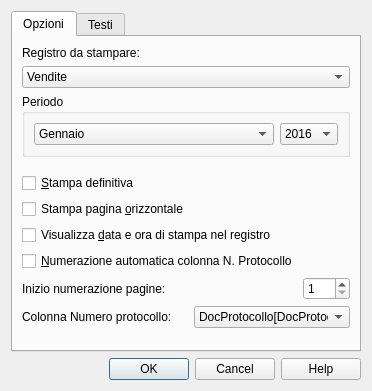
<?xml version="1.0" encoding="UTF-8"?>
<ui version="4.0">
 <class>RegistriIvaDialog</class>
 <widget class="QDialog" name="RegistriIvaDialog">
  <property name="geometry">
   <rect>
    <x>0</x>
    <y>0</y>
    <width>372</width>
    <height>391</height>
   </rect>
  </property>
  <property name="windowTitle">
   <string notr="true">Stampa registri IVA</string>
  </property>
  <layout class="QVBoxLayout" name="verticalLayout_5">
   <item>
    <widget class="QTabWidget" name="tabWidget">
     <property name="currentIndex">
      <number>0</number>
     </property>
     <widget class="QWidget" name="tab">
      <attribute name="title">
       <string>Opzioni</string>
      </attribute>
      <layout class="QVBoxLayout" name="verticalLayout_3">
       <item>
        <widget class="QLabel" name="tipoRegistroLabel">
         <property name="text">
          <string notr="true">Registro da stampare:</string>
         </property>
         <property name="buddy">
          <cstring>tipoRegistroComboBox</cstring>
         </property>
        </widget>
       </item>
       <item>
        <widget class="QComboBox" name="tipoRegistroComboBox">
         <property name="sizePolicy">
          <sizepolicy hsizetype="Expanding" vsizetype="Fixed">
           <horstretch>0</horstretch>
           <verstretch>0</verstretch>
          </sizepolicy>
         </property>
         <property name="minimumSize">
          <size>
           <width>150</width>
           <height>0</height>
          </size>
         </property>
         <item>
          <property name="text">
           <string>Vendite</string>
          </property>
         </item>
         <item>
          <property name="text">
           <string>Acquisti</string>
          </property>
         </item>
         <item>
          <property name="text">
           <string>Corrispettivi</string>
          </property>
         </item>
         <item>
          <property name="text">
           <string>Liquidazione</string>
          </property>
         </item>
         <item>
          <property name="text">
           <string>Registro IVA unico</string>
          </property>
         </item>
        </widget>
       </item>
       <item>
        <widget class="QGroupBox" name="periodoGroupBox">
         <property name="title">
          <string notr="true">Periodo</string>
         </property>
         <layout class="QVBoxLayout" name="verticalLayout_2">
          <item>
           <layout class="QHBoxLayout" name="horizontalLayout_3">
            <item>
             <widget class="QComboBox" name="periodoComboBox">
              <property name="sizePolicy">
               <sizepolicy hsizetype="Expanding" vsizetype="Fixed">
                <horstretch>0</horstretch>
                <verstretch>0</verstretch>
               </sizepolicy>
              </property>
              <property name="minimumSize">
               <size>
                <width>110</width>
                <height>0</height>
               </size>
              </property>
              <item>
               <property name="text">
                <string>Gennaio</string>
               </property>
              </item>
              <item>
               <property name="text">
                <string>Febbraio</string>
               </property>
              </item>
              <item>
               <property name="text">
                <string>Marzo</string>
               </property>
              </item>
              <item>
               <property name="text">
                <string>Aprile</string>
               </property>
              </item>
              <item>
               <property name="text">
                <string>Maggio</string>
               </property>
              </item>
              <item>
               <property name="text">
                <string>Giugno</string>
               </property>
              </item>
              <item>
               <property name="text">
                <string>Luglio</string>
               </property>
              </item>
              <item>
               <property name="text">
                <string>Agosto</string>
               </property>
              </item>
              <item>
               <property name="text">
                <string>Settembre</string>
               </property>
              </item>
              <item>
               <property name="text">
                <string>Ottobre</string>
               </property>
              </item>
              <item>
               <property name="text">
                <string>Novembre</string>
               </property>
              </item>
              <item>
               <property name="text">
                <string>Dicembre</string>
               </property>
              </item>
              <item>
               <property name="text">
                <string>---</string>
               </property>
              </item>
              <item>
               <property name="text">
                <string notr="true">1. trimestre</string>
               </property>
              </item>
              <item>
               <property name="text">
                <string notr="true">2. trimestre</string>
               </property>
              </item>
              <item>
               <property name="text">
                <string notr="true">3. trimestre</string>
               </property>
              </item>
              <item>
               <property name="text">
                <string notr="true">4. trimestre</string>
               </property>
              </item>
              <item>
               <property name="text">
                <string>---</string>
               </property>
              </item>
              <item>
               <property name="text">
                <string>1. semestre</string>
               </property>
              </item>
              <item>
               <property name="text">
                <string>2. semestre</string>
               </property>
              </item>
              <item>
               <property name="text">
                <string>---</string>
               </property>
              </item>
              <item>
               <property name="text">
                <string>annuale</string>
               </property>
              </item>
             </widget>
            </item>
            <item>
             <widget class="QComboBox" name="annoComboBox">
              <item>
               <property name="text">
                <string>2016</string>
               </property>
              </item>
              <item>
               <property name="text">
                <string>2017</string>
               </property>
              </item>
              <item>
               <property name="text">
                <string>2018</string>
               </property>
              </item>
             </widget>
            </item>
           </layout>
          </item>
         </layout>
        </widget>
       </item>
       <item>
        <spacer name="verticalSpacer_2">
         <property name="orientation">
          <enum>Qt::Vertical</enum>
         </property>
         <property name="sizeType">
          <enum>QSizePolicy::Fixed</enum>
         </property>
         <property name="sizeHint" stdset="0">
          <size>
           <width>20</width>
           <height>10</height>
          </size>
         </property>
        </spacer>
       </item>
       <item>
        <widget class="QCheckBox" name="stampaDefinitivaCheckBox">
         <property name="enabled">
          <bool>true</bool>
         </property>
         <property name="text">
          <string notr="true">&amp;Stampa definitiva</string>
         </property>
        </widget>
       </item>
       <item>
        <widget class="QCheckBox" name="stampaOrizzontaleCheckBox">
         <property name="text">
          <string>Stampa pagina &amp;orizzontale</string>
         </property>
        </widget>
       </item>
       <item>
        <widget class="QCheckBox" name="visualizzaDataOraCheckBox">
         <property name="text">
          <string notr="true">Visualizza &amp;data e ora di stampa nel registro</string>
         </property>
        </widget>
       </item>
       <item>
        <widget class="QCheckBox" name="numerazioneAutomaticaCheckBox">
         <property name="text">
          <string notr="true">&amp;Numerazione automatica colonna N. Protocollo</string>
         </property>
        </widget>
       </item>
       <item>
        <layout class="QGridLayout" name="gridLayout_2">
         <item row="0" column="2">
          <widget class="QSpinBox" name="inizioNumerazionePagineSpinBox">
           <property name="minimum">
            <number>1</number>
           </property>
           <property name="maximum">
            <number>500</number>
           </property>
          </widget>
         </item>
         <item row="0" column="0">
          <widget class="QLabel" name="inizionumerazionepagineLabel">
           <property name="text">
            <string notr="true">Inizio numerazione pagine:</string>
           </property>
           <property name="buddy">
            <cstring>tipoRegistroComboBox</cstring>
           </property>
          </widget>
         </item>
         <item row="0" column="1">
          <spacer name="horizontalSpacer_5">
           <property name="orientation">
            <enum>Qt::Horizontal</enum>
           </property>
           <property name="sizeHint" stdset="0">
            <size>
             <width>78</width>
             <height>17</height>
            </size>
           </property>
          </spacer>
         </item>
        </layout>
       </item>
       <item>
        <layout class="QHBoxLayout" name="horizontalLayout_2">
         <item>
          <widget class="QLabel" name="tipoRegistroLabel_2">
           <property name="text">
            <string notr="true">Colonna Numero protocollo:</string>
           </property>
           <property name="buddy">
            <cstring>tipoRegistroComboBox</cstring>
           </property>
          </widget>
         </item>
         <item>
          <spacer name="horizontalSpacer">
           <property name="orientation">
            <enum>Qt::Horizontal</enum>
           </property>
           <property name="sizeHint" stdset="0">
            <size>
             <width>40</width>
             <height>20</height>
            </size>
           </property>
          </spacer>
         </item>
         <item>
          <widget class="QComboBox" name="colProtocolloComboBox">
           <property name="sizePolicy">
            <sizepolicy hsizetype="Expanding" vsizetype="Fixed">
             <horstretch>0</horstretch>
             <verstretch>0</verstretch>
            </sizepolicy>
           </property>
           <property name="minimumSize">
            <size>
             <width>150</width>
             <height>0</height>
            </size>
           </property>
           <item>
            <property name="text">
             <string>DocProtocollo[DocProtocol]</string>
            </property>
           </item>
           <item>
            <property name="text">
             <string>Doc[Doc]</string>
            </property>
           </item>
          </widget>
         </item>
        </layout>
       </item>
       <item>
        <spacer name="verticalSpacer">
         <property name="orientation">
          <enum>Qt::Vertical</enum>
         </property>
         <property name="sizeHint" stdset="0">
          <size>
           <width>20</width>
           <height>35</height>
          </size>
         </property>
        </spacer>
       </item>
      </layout>
      <zorder>periodoGroupBox</zorder>
      <zorder>tipoRegistroLabel</zorder>
      <zorder>stampaDefinitivaCheckBox</zorder>
      <zorder>stampaOrizzontaleCheckBox</zorder>
      <zorder>visualizzaDataOraCheckBox</zorder>
      <zorder>tipoRegistroComboBox</zorder>
      <zorder>numerazioneAutomaticaCheckBox</zorder>
      <zorder>verticalSpacer_2</zorder>
     </widget>
     <widget class="QWidget" name="tab_2">
      <attribute name="title">
       <string>Testi</string>
      </attribute>
      <layout class="QVBoxLayout" name="verticalLayout">
       <item>
        <widget class="QComboBox" name="testoRegistriComboBox">
         <property name="minimumSize">
          <size>
           <width>150</width>
           <height>0</height>
          </size>
         </property>
         <item>
          <property name="text">
           <string>Acquisti</string>
          </property>
         </item>
         <item>
          <property name="text">
           <string>Vendite</string>
          </property>
         </item>
         <item>
          <property name="text">
           <string>Corrispettivi</string>
          </property>
         </item>
        </widget>
       </item>
       <item>
        <widget class="QGroupBox" name="testoGroupBox">
         <property name="title">
          <string notr="true">&amp;Includi testo</string>
         </property>
         <property name="checkable">
          <bool>true</bool>
         </property>
         <layout class="QVBoxLayout" name="verticalLayout_4">
          <item>
           <widget class="QTextEdit" name="testoLineEdit"/>
          </item>
         </layout>
        </widget>
       </item>
       <item>
        <spacer name="verticalSpacer_4">
         <property name="orientation">
          <enum>Qt::Vertical</enum>
         </property>
         <property name="sizeHint" stdset="0">
          <size>
           <width>20</width>
           <height>126</height>
          </size>
         </property>
        </spacer>
       </item>
      </layout>
     </widget>
    </widget>
   </item>
   <item>
    <widget class="QDialogButtonBox" name="buttonBox">
     <property name="standardButtons">
      <set>QDialogButtonBox::Cancel|QDialogButtonBox::Help|QDialogButtonBox::Ok</set>
     </property>
    </widget>
   </item>
  </layout>
 </widget>
 <tabstops>
  <tabstop>tabWidget</tabstop>
  <tabstop>tipoRegistroComboBox</tabstop>
  <tabstop>periodoComboBox</tabstop>
  <tabstop>annoComboBox</tabstop>
  <tabstop>stampaDefinitivaCheckBox</tabstop>
  <tabstop>stampaOrizzontaleCheckBox</tabstop>
  <tabstop>visualizzaDataOraCheckBox</tabstop>
  <tabstop>numerazioneAutomaticaCheckBox</tabstop>
  <tabstop>inizioNumerazionePagineSpinBox</tabstop>
  <tabstop>colProtocolloComboBox</tabstop>
  <tabstop>testoRegistriComboBox</tabstop>
  <tabstop>testoGroupBox</tabstop>
  <tabstop>testoLineEdit</tabstop>
 </tabstops>
 <resources/>
 <connections>
  <connection>
   <sender>buttonBox</sender>
   <signal>rejected()</signal>
   <receiver>RegistriIvaDialog</receiver>
   <slot>reject()</slot>
   <hints>
    <hint type="sourcelabel">
     <x>317</x>
     <y>405</y>
    </hint>
    <hint type="destinationlabel">
     <x>204</x>
     <y>308</y>
    </hint>
   </hints>
  </connection>
 </connections>
 <slots>
  <slot>checkdata()</slot>
 </slots>
</ui>
